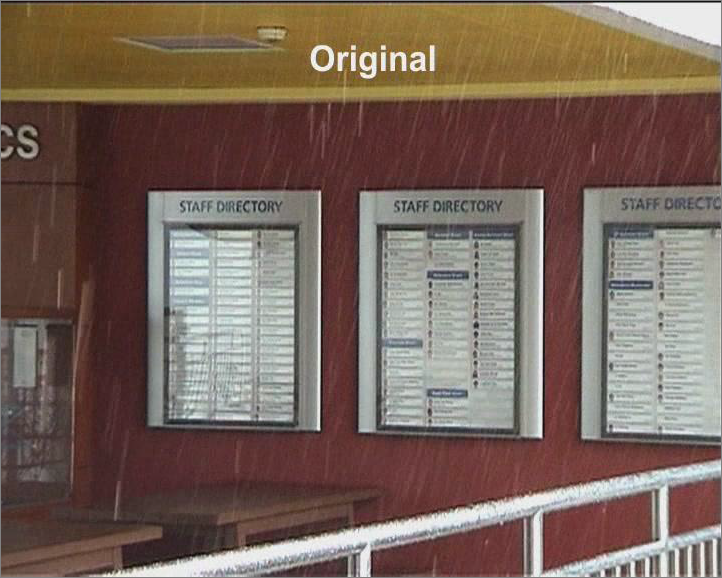
%> input picture 111/111.png, 722 x 578 px
$ octave main111hsv.m   (GNU Octave 9; MATLAB toolbox functions it lacks are replaced by stand-ins)
%> lines starting %> are read from the running program, lines starting %| are printed output that depends on the picture; in (x1, y1, x2, y2) boxes, pixels count from 0 and x2, y2 are one past the last pixel; in counts of white or black regions, pixels touching at a corner belong together; the program's own positions count from 1
%> `Iz=double(rgb2hsv(Im));`: Iz: size 578x722x3 double; mean H, S, V 0.232, 0.312, 0.479
%> `Ip(:,:,1) =Iz(:,:,1);`: Ip: size 578x722x3 double; mean H, S, V 0.232, 0, 0
%> `Ip(:,:,2) =Iz(:,:,2);`: Ip: size 578x722x3 double; mean H, S, V 0.232, 0.312, 0
### 111/hboxfilter.m
function sum=hboxfilter(patch_darkchanel,r)
%> called with r = 15

[m,n]=size(patch_darkchanel);
%> m = 578; n = 722

sum_h= cumsum(patch_darkchanel,2);

sum=zeros(m,n);

sum(:,1:r+1) = sum_h(:,r+1:2*r+1);

sum(:,r+2:n-r) = sum_h(:,2*r+2:n)-sum_h(:,2:n-2*r);

sum(:,n-r+1:n) = sum_h(:,n)*ones(1,r)-sum_h(:,n-2*r+1:n-r);
%> sum: size 578x722 double; min 15, max 31, mean 29.7


% [14 lines of commented-out code are left out]

### 111/guidedfilter1.m
function refine_darkchannel=guidefilter1(Darkchannel,patch_darkchannel,rd,eps)

N=hboxfilter(ones(size(Darkchannel)),rd);

uk=hboxfilter(Darkchannel,rd)./N;
%> in hboxfilter (call 2), `sum(:,n-r+1:n) = sum_h(:,n)*ones(1,r)-sum_h(:,n-2*r+1:n-r);`: sum: size 578x722 double; min 1.35, max 28.3, mean 14.2

pk=hboxfilter(patch_darkchannel,rd)./N;

IP=hboxfilter(patch_darkchannel.*Darkchannel,rd)./N;
%> call 4 of hboxfilter, with r = 15
%> in hboxfilter (call 4), `sum(:,n-r+1:n) = sum_h(:,n)*ones(1,r)-sum_h(:,n-2*r+1:n-r);`:
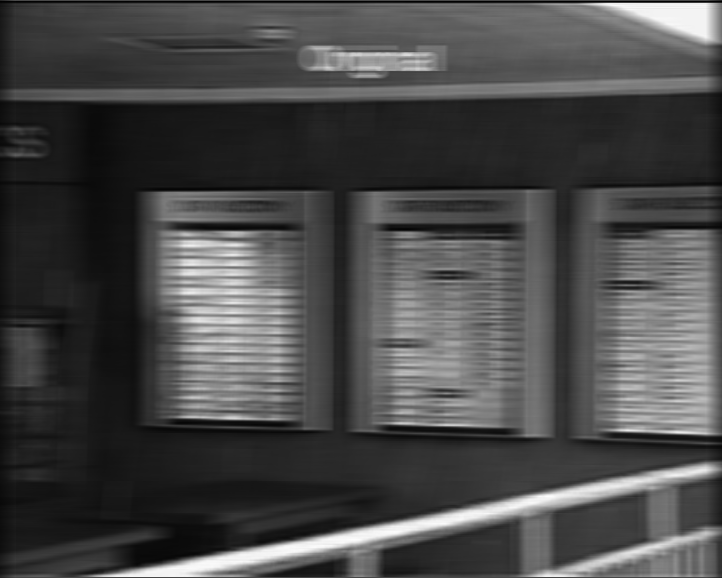
%> sum: size 578x722 double; min 0.114, max 26.72, mean 7.8; drawn with min black and max white

fenzi=IP-uk.*pk;

II=hboxfilter(Darkchannel.*Darkchannel,rd)./N;

esk=II-uk.*uk;

fenmu=esk+eps;

ak=fenzi./fenmu;

bk =pk-ak.*uk;

ai=hboxfilter(ak,rd)./N;
%> call 6 of hboxfilter, with r = 15
%> in hboxfilter (call 6), `sum(:,n-r+1:n) = sum_h(:,n)*ones(1,r)-sum_h(:,n-2*r+1:n-r);`:
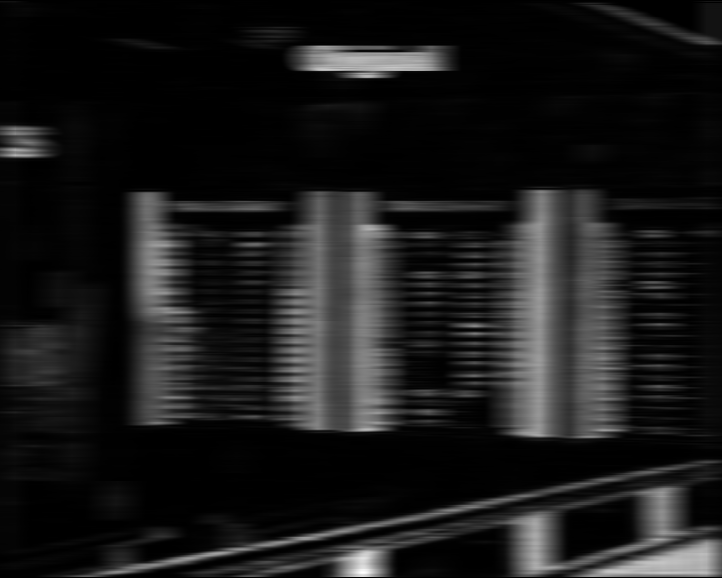
%> sum: size 578x722 double; min -8.63e-12, max 8.24, mean 0.865; drawn with min black and max white
bi=hboxfilter(bk,rd)./N;
%> call 7 of hboxfilter, with r = 15
%> in hboxfilter (call 7), `sum(:,n-r+1:n) = sum_h(:,n)*ones(1,r)-sum_h(:,n-2*r+1:n-r);`:
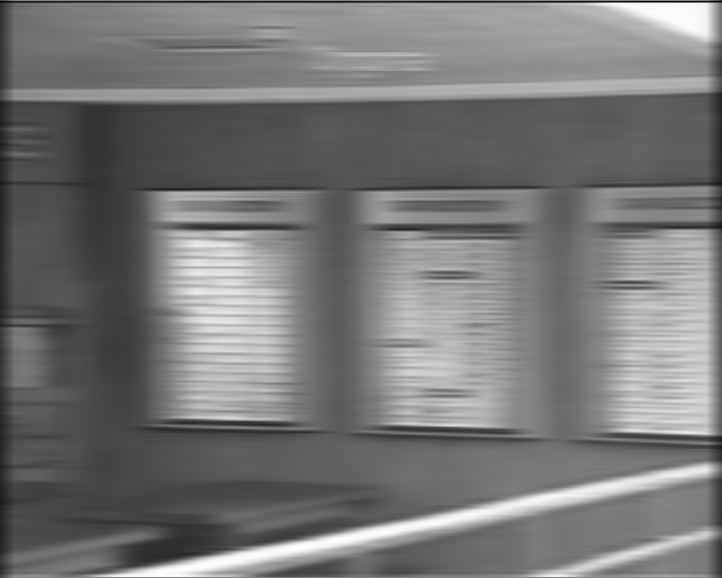
%> sum: size 578x722 double; min 1.18, max 28.06, mean 13.7; drawn with min black and max white

refine_darkchannel=ai.*Darkchannel+bi;
%> `Ip(:,:,3)=guidedfilter1(Iz(:,:,3),Iz(:,:,3),rd,eps);`: Ip: size 578x722x3 double; mean H, S, V 0.232, 0.312, 0.479

### 111/L0main2.m
%   Distribution code Version 1.0 -- 09/23/2011 by Jiaya Jia Copyright 2011, The Chinese University of Hong Kong.
%
%   The Code is created based on the method described in the following paper
%   [1] "Image Smoothing via L0 Gradient Minimization", Li Xu, Cewu Lu, Yi Xu, Jiaya Jia, ACM Transactions on Graphics,
%   (SIGGRAPH Asia 2011), 2011.
%
%   The code and the algorithm are for non-comercial use only.


function S = L0main2(Im,Ip, lambda, kappa)
%> called with lambda = 0.001
%L0Smooth - Image Smoothing via L0 Gradient Minimization
%   S = L0Smooth(Im, lambda, kappa) performs L0 graidient smoothing of input
%   image Im, with smoothness weight lambda and rate kappa.
%
%   Paras:
%   @Im    : Input UINT8 image, both grayscale and color images are acceptable.
%   @lambda: Smoothing parameter controlling the degree of smooth. (See [1])
%            Typically it is within the range [1e-3, 1e-1], 2e-2 by
%            default.     平滑的程度

%   @kappa : Parameter that controls the rate. (See [1])
%            Small kappa results in more iteratioins and with sharper edges.
%            We select kappa in (1, 2].
%            kappa = 2 is suggested for natural images. 运行效率
%
%   Example
%   ==========
%   Im  = imread('pflower.jpg');
%   S  = L0Smooth(Im); % Default Parameters (lambda = 2e-2, kappa = 2)
%   figure, imshow(Im), figure, imshow(S);


if ~exist('kappa','var')
    kappa = 2.0;                %对kappa 进行默认赋值
end
if ~exist('lambda','var')
    lambda = 2e-2;             %对lambda 进行默认赋值
end
S = im2double(Im);          %把图像数据类型转换为双精度浮点类型
S1 = im2double(Ip);
betamax = 1e3;
fx = [1, -1];
fy = [1; -1];
[N,M,D] = size(Im);
%> N = 578; M = 722; D = 1
sizeI2D = [N,M];
%> sizeI2D = [578 722]
otfFx = psf2otf(fx,sizeI2D);
otfFy = psf2otf(fy,sizeI2D);
Normin1 = fft2(S);
Normin11 = fft2(S1);
Denormin2 = abs(otfFx).^2 + abs(otfFy ).^2;
if D>1
    Denormin2 = repmat(Denormin2,[1,1,D]);%rempat 复制相同的矩阵的形式，以[a,b,c] 形式产生。行有a个这样的矩阵，列有b个这样的矩阵，后面再形成m维数。
end
beta = 2*lambda;
while beta < betamax

    Denormin   = 1 + beta*Denormin2;
    % h-v subproblem
    h = [diff(S,1,2), S(:,1,:) - S(:,end,:)];
    v = [diff(S,1,1); S(1,:,:) - S(end,:,:)];

    k = [diff(S1,1,2), S1(:,1,:) - S1(:,end,:)];
    o = [diff(S1,1,1); S1(1,:,:) - S1(end,:,:)];

    if D==1
%         t = (h.^2+v.^2)<lambda/beta;
     t1 = (h.^2)<0.001/beta;
      t = sum((h.^2+o.^2),3)<0.005/beta;
    else
% [6 lines of commented-out code are left out]

         t = sum((h.^2+o.^2),3)<1/beta;
       t = repmat(t,[1,1,D]);

% [8 lines of commented-out code are left out]
        t1 = sum((k.^2),3)<0.5/beta;
        t1 = repmat(t1,[1,1,D]);

    end


      h(t)=0; v(t)=0;
     h(t1)=0;% v(t1)=0;
     k(t1)=0; %o(t1)=0;
% [20 lines of commented-out code are left out]
    Normin2 = [h(:,end,:) - h(:, 1,:), -diff(h,1,2)];
    Normin2 = Normin2 + [v(end,:,:) - v(1, :,:); -diff(v,1,1)];

    FS = (Normin1 + beta*fft2( Normin2))./Denormin;
    S = real(ifft2(FS));

     Normin21 = [k(:,end,:) - k(:, 1,:), -diff(k,1,2)];
    Normin21 = Normin21 + [o(end,:,:) - o(1, :,:); -diff(o,1,1)];

    FS1 = (Normin11 + beta*fft2( Normin21))./Denormin;
    S1 = real(ifft2(FS1));
%
       beta = beta*kappa;
%     beta = beta*kappa;
    fprintf('.');
end
%> this loop made 19 passes
%> pass 1, in L0main2, `v = [diff(S,1,1); S(1,:,:) - S(end,:,:)];`:
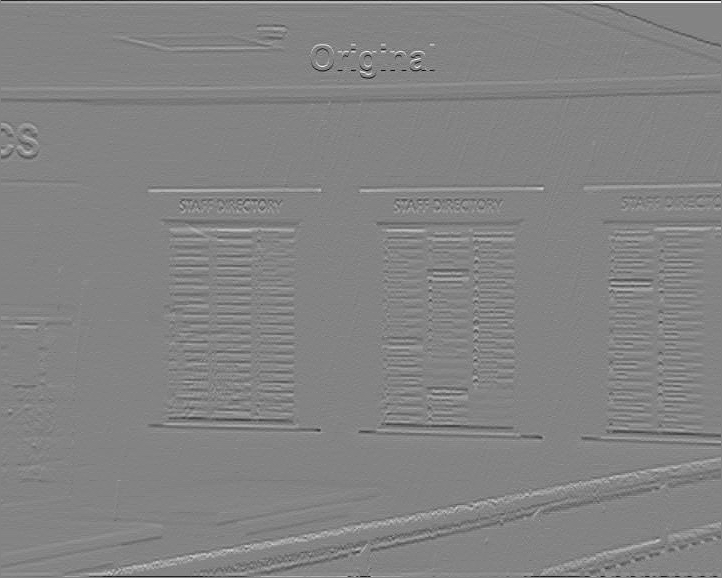
%> v: size 578x722 double; min -0.561, max 0.525, mean -3.06e-19; drawn with min black and max white
%> after the loop:
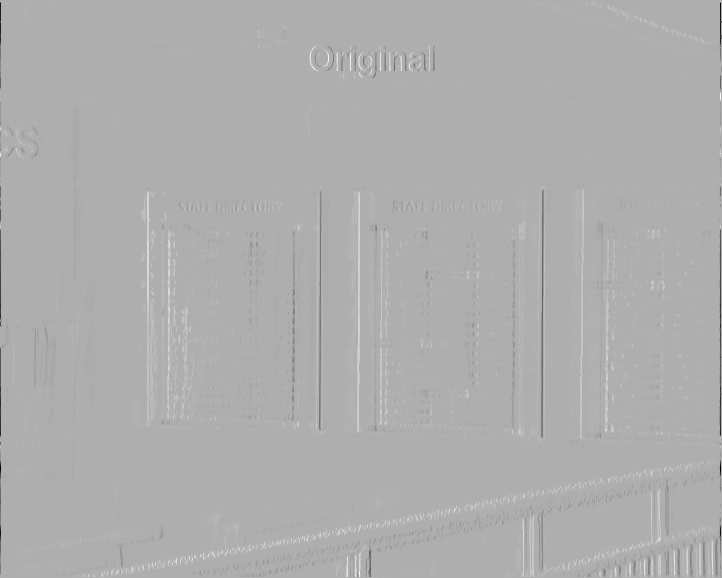
%> k: size 578x722 double; min -0.25, max 0.115, mean -8.62e-05; drawn with min black and max white
%> after the loop:
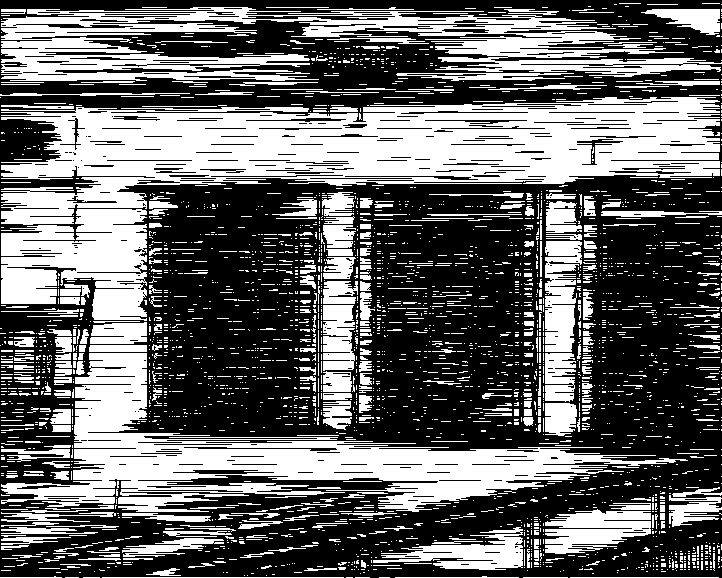
%> t: size 578x722 logical; 40.7% white; 3035 white regions (2625 under 20 px), largest, box (x1, y1, x2, y2) and area: (1, 97, 720, 225) 48577, (1, 353, 688, 512) 29580, (1, 7, 722, 81) 21390
%> after the loop:
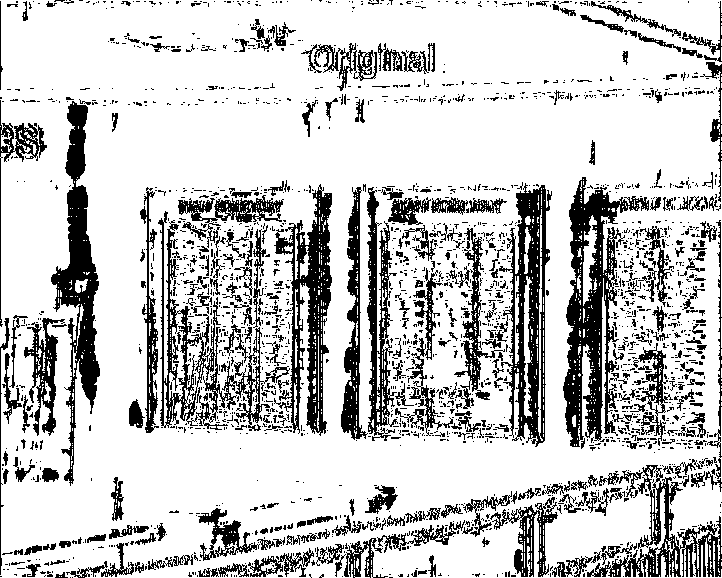
%> t1: size 578x722 logical; 78.6% white; 2111 black regions (1786 under 20 px), largest, box (x1, y1, x2, y2) and area: (563, 177, 649, 447) 8291, (51, 101, 100, 486) 6437, (499, 183, 552, 447) 5934
%> after the loop, beta = 1048.6
fprintf('\n');
end

### 111/main111hsv.m
Im = im2double(imread('111.png'));
% Ip = im2double(imread('pflowercan1.jpg'));


% I1=(imread('111.png'));
%
% % HSV则对人很直观，H表示颜色，S表示饱和度（可以理解为纯度），V为亮度。
% % 例如“有点浓的暗红色”对应成HSV即“H为红色，S比较高（纯），V比较低（暗）”。
% % H，S，V三个变量的取值均在0和1之间。
%
%  r=hsv2rgb(r);
%

Iz=double(rgb2hsv(Im));


Ip=Im;
tic;
rd=15;
% eps=0.1;
% eps=0.2;  0.8

eps=0.2;
%l为低频部分，认为没有雨的。
Ip=zeros(size(Im));
Ip(:,:,1) =Iz(:,:,1);
Ip(:,:,2) =Iz(:,:,2);
Ip(:,:,3)=guidedfilter1(Iz(:,:,3),Iz(:,:,3),rd,eps);

% Ip=0.9*min(Ip,Im)+0.1*Ip;
% S= L0main2(Im,Ik+Ip,0.01);

S= L0main2(Iz(:,:,3),Ip(:,:,3),0.001);


% [12 lines of commented-out code are left out]

  S=min(S,Iz(:,:,3));

  Iz(:,:,3)=S;
%> Iz: size 578x722x3 double; mean H, S, V 0.232, 0.312, 0.469

 r=hsv2rgb(Iz);

% S = L0Smain(Im,Ip,0.001);
figure, imshow(r);
 imwrite(uint8(r.*255),'.\bishe\111v.jpg');

$ run again, with 111/pflower.jpg saved as 111/111.png
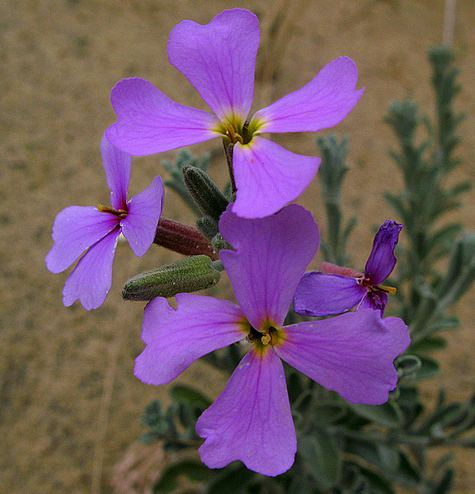
%> input picture 111/pflower.jpg, 475 x 494 px
%> after the loop in L0main2, `while beta < betamax`:
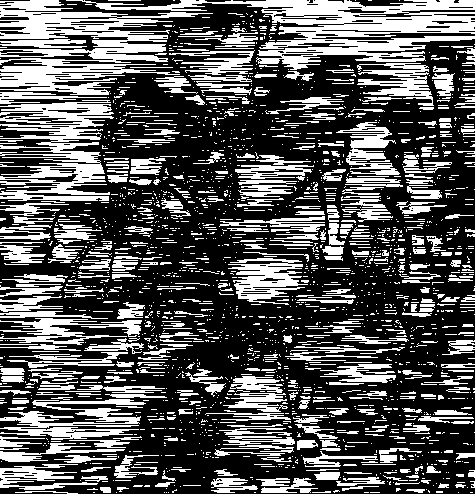
%> t: size 494x475 logical; 34.3% white; 2109 white regions (1696 under 20 px), largest, box (x1, y1, x2, y2) and area: (66, 0, 475, 70) 9178, (0, 0, 213, 95) 8276, (0, 100, 114, 201) 5742
%> after the loop in L0main2, `while beta < betamax`: beta = 1048.6
%> `S= L0main2(Iz(:,:,3),Ip(:,:,3),0.001);`:
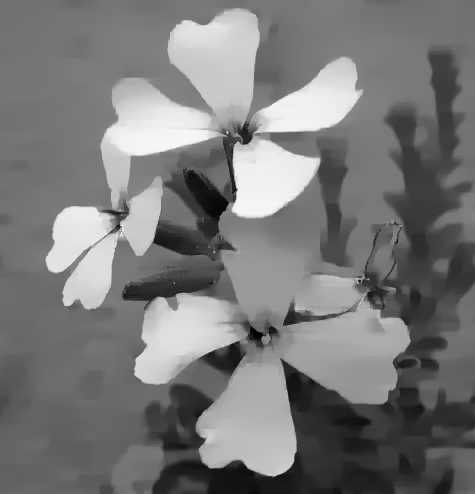
%> S: size 494x475 double; min 0.0482, max 1.01, mean 0.504; drawn with min black and max white

$ run again, with 111/112.png copied over 111/111.png
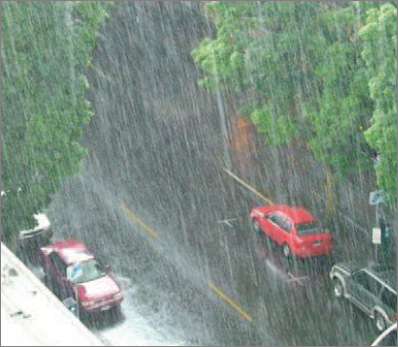
%> input picture 111/112.png, 398 x 347 px
%> after the loop in L0main2, `while beta < betamax`: beta = 1048.6
%> `S= L0main2(Iz(:,:,3),Ip(:,:,3),0.001);`:
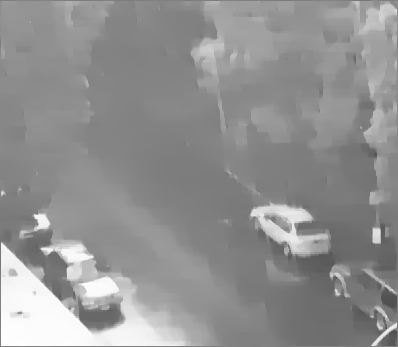
%> S: size 347x398 double; min 0.302, max 0.999, mean 0.571
